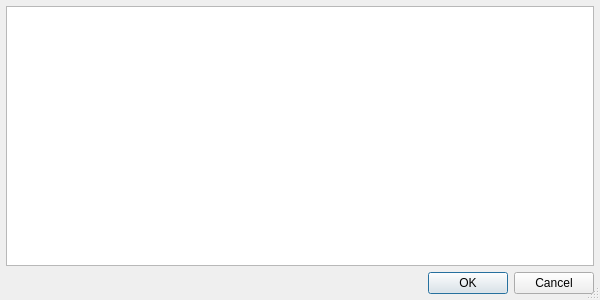
<?xml version="1.0" encoding="UTF-8"?>
<ui version="4.0">
 <class>sf::SelectImplementationDialog</class>
 <widget class="QDialog" name="sf::SelectImplementationDialog">
  <property name="geometry">
   <rect>
    <x>0</x>
    <y>0</y>
    <width>600</width>
    <height>300</height>
   </rect>
  </property>
  <property name="windowTitle">
   <string>Select Type</string>
  </property>
  <property name="sizeGripEnabled">
   <bool>true</bool>
  </property>
  <layout class="QVBoxLayout" name="verticalLayout">
   <property name="leftMargin">
    <number>6</number>
   </property>
   <property name="topMargin">
    <number>6</number>
   </property>
   <property name="rightMargin">
    <number>6</number>
   </property>
   <property name="bottomMargin">
    <number>6</number>
   </property>
   <item>
    <widget class="QTreeView" name="listAvailable">
     <property name="alternatingRowColors">
      <bool>true</bool>
     </property>
     <property name="itemsExpandable">
      <bool>false</bool>
     </property>
     <property name="expandsOnDoubleClick">
      <bool>false</bool>
     </property>
    </widget>
   </item>
   <item>
    <widget class="QDialogButtonBox" name="buttonBox">
     <property name="standardButtons">
      <set>QDialogButtonBox::StandardButton::Cancel|QDialogButtonBox::StandardButton::Ok</set>
     </property>
    </widget>
   </item>
  </layout>
 </widget>
 <resources/>
 <connections/>
</ui>
